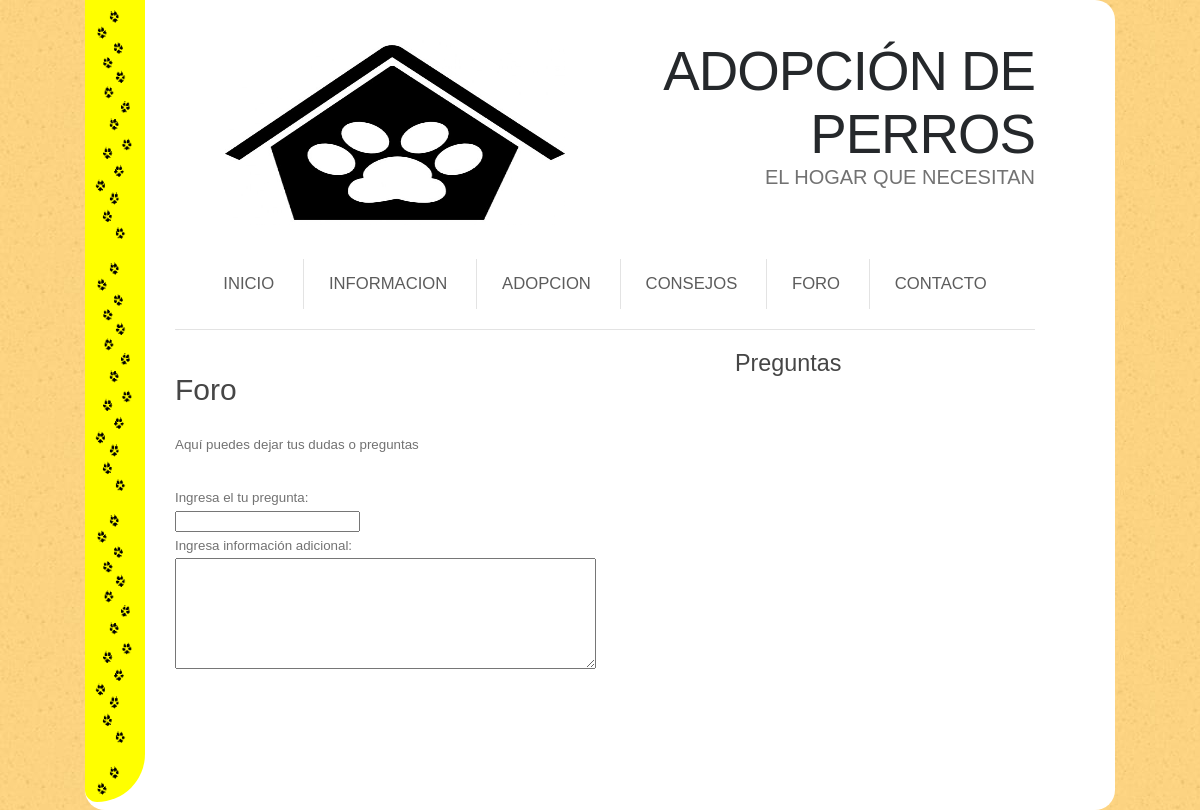
Before: /foro.php with the older database file.
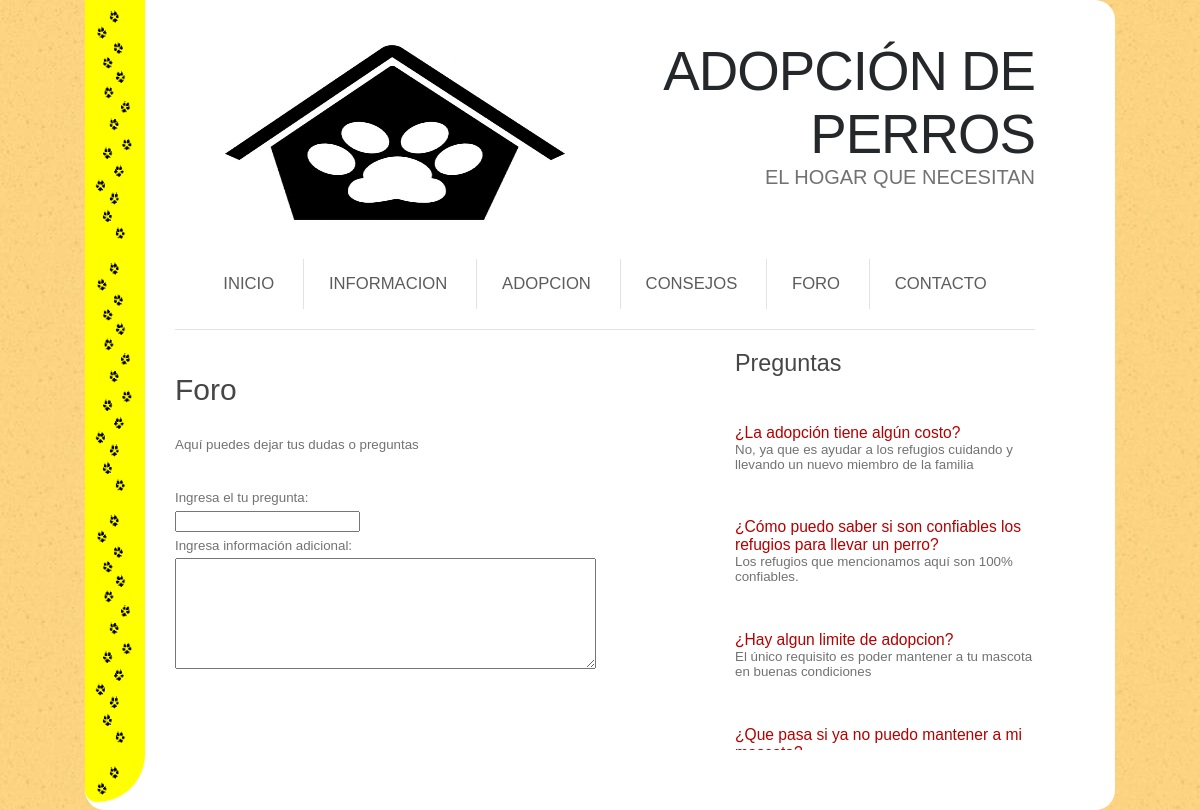
After: the same page with the newer database file.
### tables this page shows
CREATE TABLE IF NOT EXISTS `foro` (
  `id` int(11) NOT NULL AUTO_INCREMENT,
  `pregunta` varchar(150) NOT NULL,
  `respuesta` varchar(150) NOT NULL,
  PRIMARY KEY (`id`)
);

### foro.php (the view, shortened to what this page needs)
<!DOCTYPE html PUBLIC "-//W3C//DTD XHTML 1.0 Strict//EN" "http://www.w3.org/TR/xhtml1/DTD/xhtml1-strict.dtd">
<html xmlns="http://www.w3.org/1999/xhtml"><head><meta http-equiv="Content-Type" content="text/html; charset=UTF-8">
<link href="default.css" rel="stylesheet" type="text/css" media="all">
</head>
<body>
<div id="wrapper" class="container">
	<div id="barra-lateral"></div>
	<div id="contenido">
	<div id="header">
		<div id="logo" class="alignright">
			<h1><a>Adopción de perros</a></h1>
			<p>El hogar que necesitan</p>
		</div>
		<div id="banner"><a href="index.php"><img src="images/logo.png" width="340" height="185" alt="" class="alignleft"></a></div>
	</div>
	<div id="menu">
		<ul>
			<li class="first"><a href="index.php" accesskey="1" title="">Inicio</a></li>
			<li><a href="informacion.html" accesskey="2" title="">Informacion</a></li>
			<li><a href="adopcion.php" accesskey="3" title="">Adopcion</a></li>
			<li><a href="consejos.html" accesskey="4" title="">Consejos</a></li>
			<li><a href="foro.php" accesskey="5" title="">Foro</a></li>
			<li><a href="contacto.html" accesskey="6" title="">Contacto</a></li>
		</ul>
	</div>
	<div id="page">
		<div id="content-center">
			<div id="content">
				<div id="box2">
					<p></p><h2>Foro</h2>
					Aquí puedes dejar tus dudas o preguntas<p></p>
					<p style="text-align: left">Ingresa el tu pregunta: <br><input type="text">
					<br>Ingresa información adicional: <br><textarea rows="7" cols="50"></textarea></p>
				</div>
			</div>
			<div id="sidebar-right" class="scroll">
				<h2>Preguntas</h2>
				<?php
				$linkDB = conexion();
				$salida = '';
				try{
				$sql = $linkDB->prepare('Select * from foro');
			        $sql->execute();
				$resultado = $sql->fetchAll();
				if(count($resultado) > 0)
			    		foreach ($resultado as $listadoDK)
					{
						$salida.='<p class="date"></p><h3><a>'.$listadoDK['pregunta'].'</a></h3>'.$listadoDK['respuesta'].'<p></p>';
			    		}
				}
				catch(PDOException $e){}
				echo $salida;
				?>
			</div>
		</div>
	</div>
	</div>
</div>
</body></html>

### default.css (style rules this page uses)
html, body { height: 100%; }
body { margin: 0px; padding: 0px 0px 0px 0px; background: #F9D27E url(images/fondo.jpg) repeat; font-family: 'Archivo Narrow', sans-serif; font-size: 10pt; color: #727272; }
h1, h2, h3 { margin: 0; padding: 0; font-family: 'Archivo Narrow', sans-serif; font-weight: 200; color: #464646; }
p, ol, ul { margin-top: 0px; padding-top: 10px; }
p { line-height: 180%; }
a { color: #B30100; }
a img { border: none; }
img { border-radius: 20px; }
#wrapper { border-radius: 20px; overflow: hidden; width: 940px; padding: 0px 40px 0px 50px; background-image: url(images/huellas.gif) no-repeat; background: #FFFFFF; }
.container { width: 1020px; margin: 0px auto; }
#barra-lateral { position: fixed; float: left; margin: 0px 0px 0px -50px; width: 60px; height: 99%; background: yellow url(images/huellas.gif); background-size: 100px; background-repeat: no-repeat repeat; background-size: contain; border-radius: 0px 0px 80px 20px; }
#contenido { padding: 40px 40px; }
#header { overflow: hidden; padding: 0px 0px 50px 0px; }
#logo { padding: 0px 0px 0px 230px; margin: 0px 0px 0px 150px; float: right; }
#logo h1, #logo p { margin: 0px; line-height: normal; text-align: right; text-transform: uppercase; }
#logo h1 a { padding: 0px 0px 0px 0px; letter-spacing: -1px; text-decoration: none; font-size: 2.05em; font-weight: 100; color: #25282B; }
#logo p { padding: 0px 0px 0px 0px; font-size: 1.50em; }
#banner { padding: 0px 0px 0px 50px; position: absolute; }
#banner img { border-radius: 15px; }
#menu { overflow: hidden; border-bottom: 1px solid #E3E3E3; }
#menu ul { margin: 20px 0px; padding: 0px; list-style: none; line-height: normal; text-align: center; }
#menu li { display: inline-block; padding: 0px 25px; border-left: 1px solid #E3E3E3; }
#menu a { display: inline; height: 50px; line-height: 50px; text-decoration: none; text-transform: uppercase; font-family: 'Archivo Narrow', sans-serif; font-size: 1.25em; color: #5C5C5C; }
#menu .first { border-left: none; }
#page { overflow: hidden; padding: 20px 0px; }
#content { float: left; width: 500px; }
#content h2 { padding: 0em 0em 1em 0em; font-size: 2.25em; }
.scroll { overflow: auto; height: 400px; }
#sidebar-right { float: right; width: 300px; }
#sidebar-right h2 { padding: 0em 0em 1em 0em; font-size: 1.75em; }

Changed rows visible on the page:
added foro: pregunta "¿La adopción tiene algún costo?", respuesta "No, ya que es ayudar a los refugios cuidando y llevando un nuevo miembro de la familia"
added foro: pregunta "¿Cómo puedo saber si son confiables los refugios para llevar un perro?", respuesta "Los refugios que mencionamos aquí son 100% confiables."
added foro: pregunta "¿Hay algun limite de adopcion?", respuesta "El único requisito es poder mantener a tu mascota en buenas condiciones"
added foro: pregunta "¿Que pasa si ya no puedo mantener a mi…"
